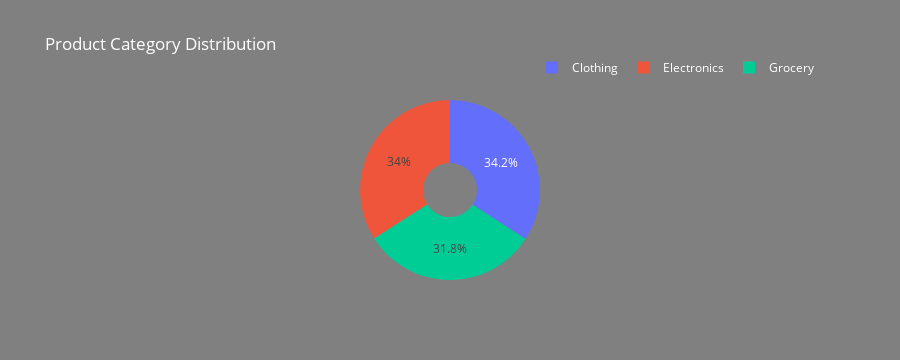

The code cell stored with this chart in its notebook:
### Markdown cell above
# Poduct Category Breakdown

### Code cell
#Product category breakdown interactive pie chart was implemented by @Ameno

# Create frequency table for 'ProductCategory'
frequency_table = DroppedColumn['ProductCategory'].value_counts()

# Prepare data for the pie chart
labels = frequency_table.index
values = frequency_table.values

# Create an interactive pie chart
fig = go.Figure(data=[go.Pie(labels=labels, values=values, hole=0.3)])

# Update layout
fig.update_layout(
    title='Product Category Distribution',
    paper_bgcolor='grey',  # Background color for the entire figure
    font=dict(color='white'),  # Text color
    legend=dict(orientation='h', yanchor='bottom', y=1.1, xanchor='right', x=1)  # Adjust legend position
)
# Show the plot
fig.show()

### Figure 1 — Plotly figure (JSON) as saved in the notebook; plotly's stock layout.template omitted (floating-point values rounded to 4 significant figures)
{"data": [{"hole": 0.3, "labels": ["Clothing", "Electronics", "Grocery"], "type": "pie", "values": [786, 783, 731]}], "layout": {"font": {"color": "white"}, "height": 360, "legend": {"orientation": "h", "x": 1, "xanchor": "right", "y": 1.1, "yanchor": "bottom"}, "paper_bgcolor": "grey", "title": {"text": "Product Category Distribution"}}}
